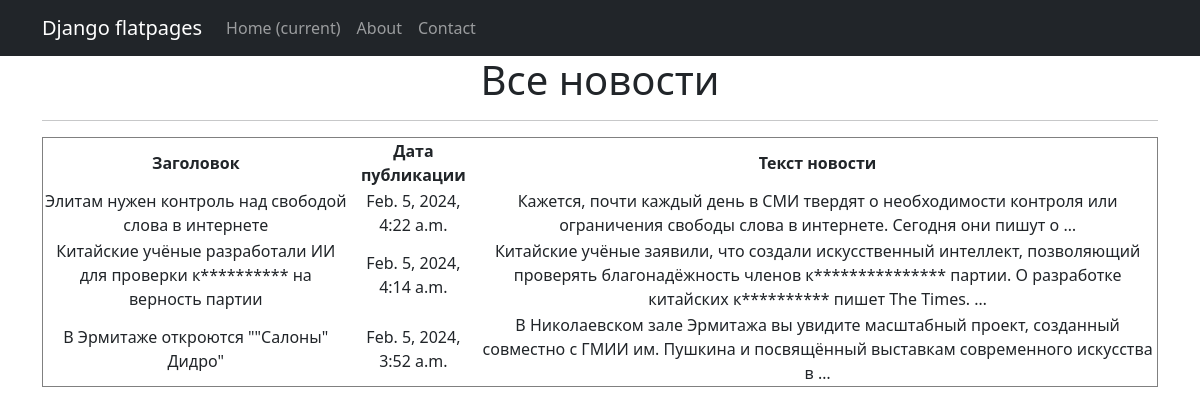
Page /news/ on the committed database.
### news_bd/models.py (models this page shows, shortened)
class Post(models.Model):
    Article = 'AR'
    News = 'NE'
    types = [(Article,'Статья'),(News,'Новость')]
    author = models.ForeignKey(Author, on_delete = models.CASCADE)
    type_post = models.CharField(max_length=2, choices=types, default=News)
    time_post = models.DateTimeField(auto_now_add = True)
    category = models.ManyToManyField(Category, through='PostCategory')
    title = models.CharField(max_length=100)
    text = models.TextField()
    post_rating = models.FloatField(default=0.0)

### news_bd/views.py (the view)
# urls.py: urlpatterns = [path('', PostList.as_view()),
class PostList(ListView):
    model = Post
    ordering = '-time_post'
    context_object_name = 'posts'
    template_name = 'news.html'

### news_bd/templatetags/custom_filter.py (called while the page is built)
@register.filter()
def censor(text: str):
    bad_words = ['коммунист', 'коммунистов', 'коммунистической']
    text_list = text.split()
    censored_text_list = []
    for word in text_list:
        clean_word = ''.join(c for c in word if c not in string.punctuation)
        if clean_word.lower() in bad_words:
            censored_word = clean_word[0] + (len(clean_word) - 1) * '*'
            censored_text_list.append(word.replace(clean_word, censored_word))
        else:
            censored_text_list.append(word)
    return ' '.join(censored_text_list)

### templates/news.html (shortened to what this page needs)
{% extends 'flatpages/default.html' %}
{% load custom_filter %}
{% block content %}
   <h1>Все новости</h1>
   <hr>
   {% if posts %}
          <table align="center" border = "1">
        <tr>
            <th>Заголовок</th>
            <th>Дата публикации</th>
            <th>Текст новости</th>
        </tr>
        {% for post in posts %}
        <tr>
            <td>{{ post.title|censor }}</td>
            <td>{{ post.time_post }}</td>
            <td>{{ post.text|truncatewords:20|censor}}</td>
        </tr>
        {% endfor %}
    </table>
   {% else %}
       <h2>Свежих новостей нет!!!</h2>
   {% endif %}
{% endblock content %}

### templates/flatpages/default.html (shortened to what this page needs)
<!DOCTYPE html>
<html lang="en">
    <head>
    {% load static %}
    <link href="{% static 'css/styles.css' %}" rel="stylesheet" />
    </head>
    <body>
        <nav class="navbar navbar-expand-lg navbar-dark bg-dark static-top">
   <div class="container">
       <a class="navbar-brand" href="#">Django flatpages</a>
       <div class="collapse navbar-collapse" id="navbarResponsive">
           <ul class="navbar-nav ml-auto">
               <li class="nav-item active">
                   <a class="nav-link" href="#">Home
                       <span class="sr-only">(current)</span>
                   </a>
               </li>
               <li class="nav-item">
                   <a class="nav-link" href="/about/">About</a>
               </li>
               <li class="nav-item">
                   <a class="nav-link" href="/contacts/">Contact</a>
               </li>
           </ul>
       </div>
   </div>
</nav>
                <div class="container">
           <div class="row">
               <div class="col-lg-12 text-center">
                   {% block content %}{% endblock content %}
               </div>
           </div>
        </div>
    </body>
</html>

### rows in the picture
Post: title|censor "Элитам нужен контроль над свободой слова в интернете", time_post "Feb. 5, 2024, 4:22 a.m.", text|censor "Кажется, почти каждый день в СМИ твердят о необходимости контроля или ограничения свободы слова в интернете. Сегодня они пишут о …"
Post: title|censor "Китайские учёные разработали ИИ для проверки к********** на верность партии", time_post "Feb. 5, 2024, 4:14 a.m.", text|censor "Китайские учёные заявили, что создали искусственный интеллект, позволяющий проверять благонадёжность членов к*************** партии. О разработке китайских к********** пишет The Times. …"
Post: title|censor "В Эрмитаже откроются \"\"Салоны\" Дидро\"", time_post "Feb. 5, 2024, 3:52 a.m.", text|censor "В Николаевском зале Эрмитажа вы увидите масштабный проект, созданный совместно с ГМИИ им. Пушкина и посвящённый выставкам современного искусства в …"
